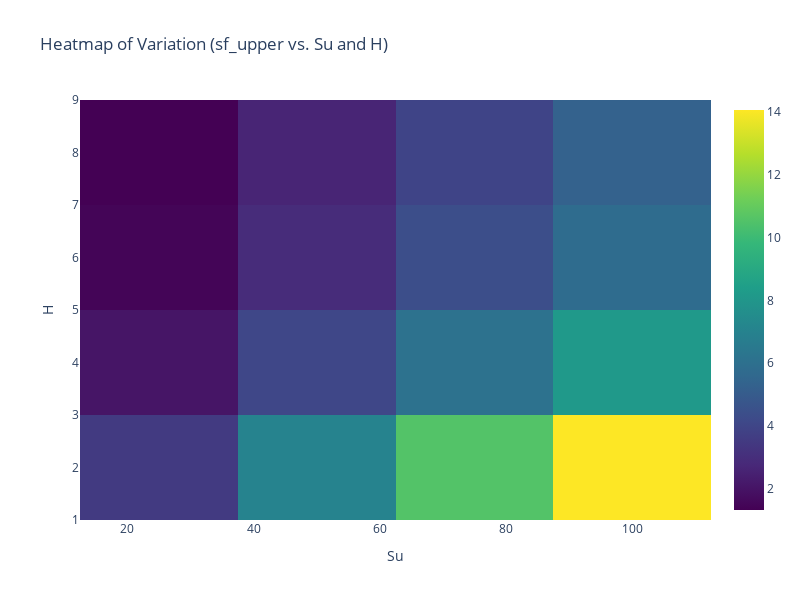

The notebook cell saved with this chart:
### Markdown cell above
### 1.2.1 inter-variation interpretation

### Code cell
import pandas as pd
import plotly.graph_objs as go

# Load your DataFrame (replace 'csv_data' with your actual DataFrame)
# csv_data = ...

# Create a heatmap using pivot_table
pivot_data = csv_data.pivot_table(values='sf_upper', index='H', columns='Su')
heatmap = go.Figure(data=go.Heatmap(
    z=pivot_data.values,
    x=pivot_data.columns,
    y=pivot_data.index,
    colorscale='Viridis'
))

# Customize the appearance
heatmap.update_layout(
    title='Heatmap of Variation (sf_upper vs. Su and H)',
    xaxis_title='Su',
    yaxis_title='H',
    width=800,
    height=600
)

# Show the interactive heatmap
heatmap.show()

### Figure 1 — Plotly figure (JSON) as saved in the notebook; plotly's stock layout.template omitted (floating-point values rounded to 4 significant figures)
{"data": [{"colorscale": [[0.0, "#440154"], [0.1111, "#482878"], [0.2222, "#3e4989"], [0.3333, "#31688e"], [0.4444, "#26828e"], [0.5556, "#1f9e89"], [0.6667, "#35b779"], [0.7778, "#6ece58"], [0.8889, "#b5de2b"], [1.0, "#fde725"]], "x": [25, 50, 75, 100], "y": [2, 4, 6, 8], "z": [[3.516, 7.033, 10.55, 14.06], [2.037, 4.074, 6.112, 8.148], [1.453, 2.905, 4.359, 5.811], [1.318, 2.635, 3.95, 5.27]], "type": "heatmap"}], "layout": {"title": {"text": "Heatmap of Variation (sf_upper vs. Su and H)"}, "xaxis": {"title": {"text": "Su"}}, "yaxis": {"title": {"text": "H"}}, "width": 800, "height": 600}}
